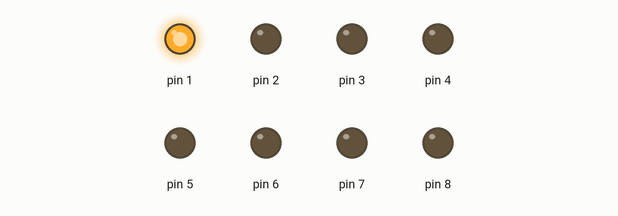
The sketch below on a simulated Arduino Uno, built with avr-gcc and run on an emulated ATmega328P. Shown: output pins drawn as LEDs (lit = HIGH).

Above: at 0.05 s.
At 0.45 s:
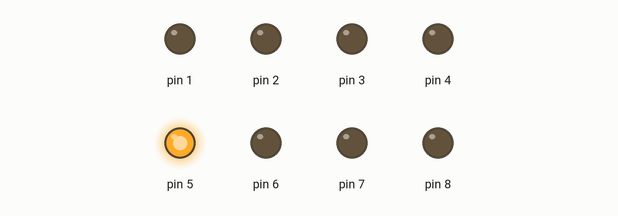
At 0.75 s:
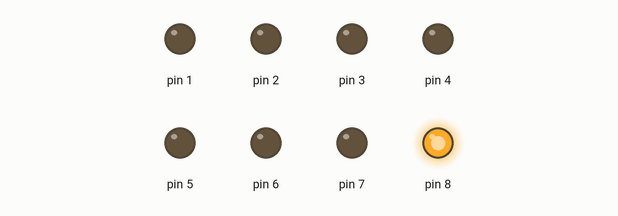
At 1.45 s:
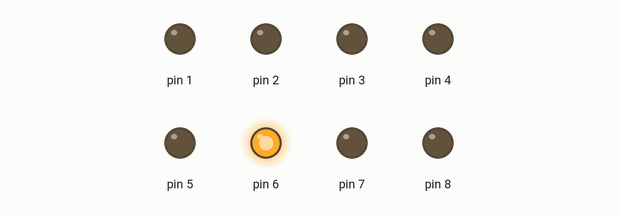
At 2.15 s:
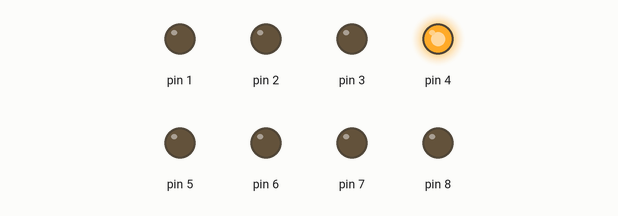
At 2.85 s:
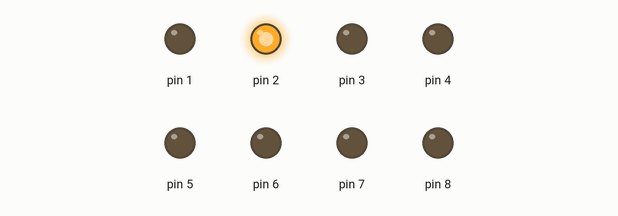
Timing chart, 0 to 3.1 s (numbered marks = the images above):
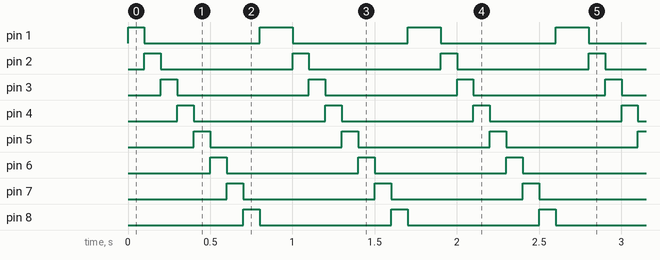

The sketch:

1C.ino
```cpp
void setup() {
  pinMode(1,OUTPUT);
  pinMode(2,OUTPUT);
  pinMode(3,OUTPUT);
  pinMode(4,OUTPUT);
  pinMode(5,OUTPUT);
  pinMode(6,OUTPUT);
  pinMode(7,OUTPUT);
  pinMode(8,OUTPUT);
}

void loop() {
secuencia0();
}
void secuencia0(){
digitalWrite(1,HIGH);
digitalWrite(2,LOW);
digitalWrite(3,LOW);
digitalWrite(4,LOW);
digitalWrite(5,LOW);
digitalWrite(6,LOW);
digitalWrite(7,LOW);
digitalWrite(8,LOW);
delay(100);
digitalWrite(1,LOW);
digitalWrite(2,HIGH);
digitalWrite(3,LOW);
digitalWrite(4,LOW);
digitalWrite(5,LOW);
digitalWrite(6,LOW);
digitalWrite(7,LOW);
digitalWrite(8,LOW);
delay(100);
digitalWrite(1,LOW);
digitalWrite(2,LOW);
digitalWrite(3,HIGH);
digitalWrite(4,LOW);
digitalWrite(5,LOW);
digitalWrite(6,LOW);
digitalWrite(7,LOW);
digitalWrite(8,LOW);
delay(100);
digitalWrite(1,LOW);
digitalWrite(2,LOW);
digitalWrite(3,LOW);
digitalWrite(4,HIGH);
digitalWrite(5,LOW);
digitalWrite(6,LOW);
digitalWrite(7,LOW);
digitalWrite(8,LOW);
delay(100);
digitalWrite(1,LOW);
digitalWrite(2,LOW);
digitalWrite(3,LOW);
digitalWrite(4,LOW);
digitalWrite(5,HIGH);
digitalWrite(6,LOW);
digitalWrite(7,LOW);
digitalWrite(8,LOW);
delay(100);
digitalWrite(1,LOW);
digitalWrite(2,LOW);
digitalWrite(3,LOW);
digitalWrite(4,LOW);
digitalWrite(5,LOW);
digitalWrite(6,HIGH);
digitalWrite(7,LOW);
digitalWrite(8,LOW);
delay(100);
digitalWrite(2,LOW);
digitalWrite(3,LOW);
digitalWrite(4,LOW);
digitalWrite(5,LOW);
digitalWrite(6,LOW);
digitalWrite(7,HIGH);
digitalWrite(8,LOW);
delay(100);
digitalWrite(1,LOW);
digitalWrite(2,LOW);
digitalWrite(3,LOW);
digitalWrite(4,LOW);
digitalWrite(5,LOW);
digitalWrite(6,LOW);
digitalWrite(7,LOW);
digitalWrite(8,HIGH);
delay(100);
digitalWrite(1,HIGH);
digitalWrite(2,LOW);
digitalWrite(3,LOW);
digitalWrite(4,LOW);
digitalWrite(5,LOW);
digitalWrite(6,LOW);
digitalWrite(7,LOW);
digitalWrite(8,LOW);
delay(100);
}
```

Measured:
- by itself, pin 1: repeats every 0.90 s: LOW 0.70 s, HIGH 0.20 s
- by itself, pin 2–8: alternates HIGH for 0.10 s and LOW for 0.80 s
- by itself, everything shown: repeats every 0.90 s, in 8 steps
